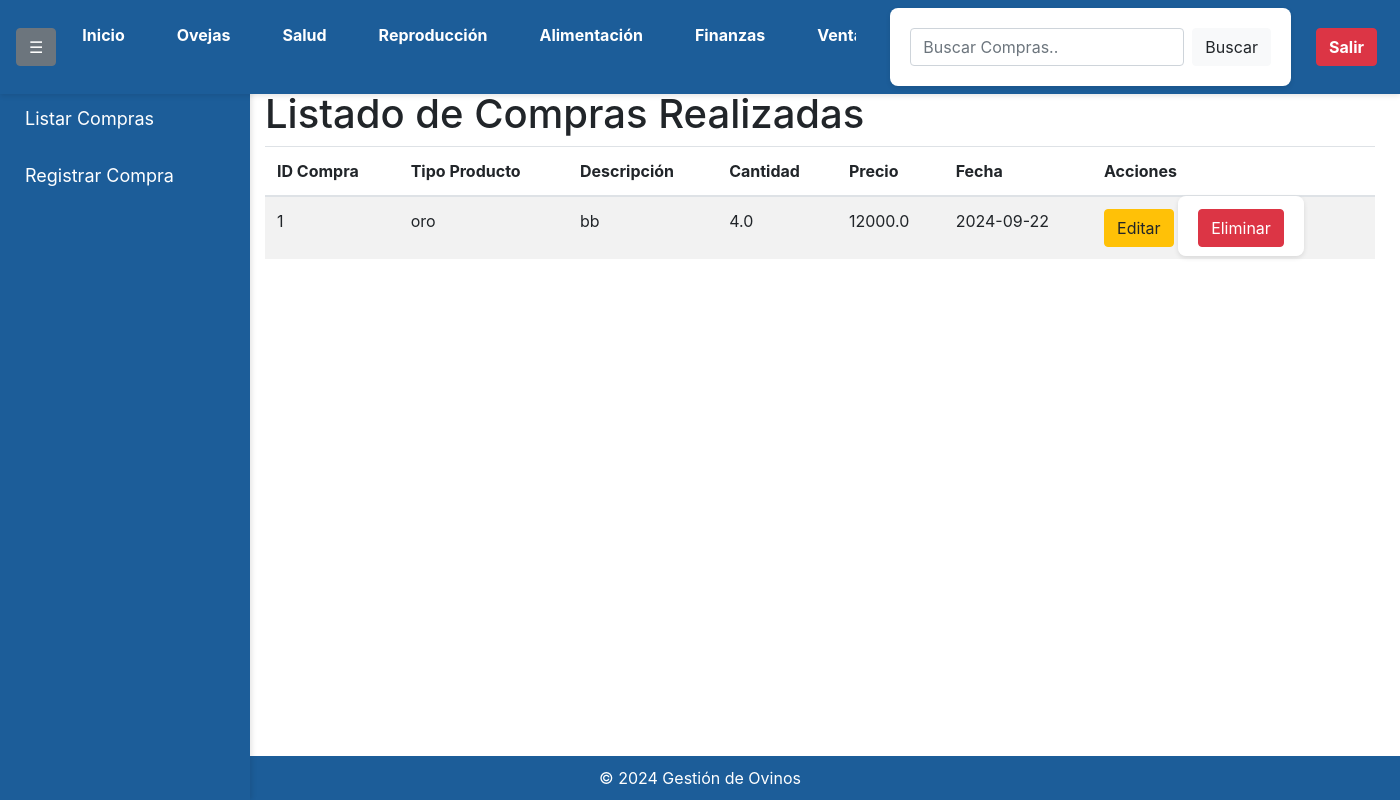
The app's page /listar_compras (signed in) with its own data.
### app/models.py (models this page shows)
class Compra(db.Model):
    id = db.Column(db.Integer, primary_key=True)
    tipo_producto = db.Column(db.String(50), nullable=False)
    descripcion = db.Column(db.Text, nullable=False)
    cantidad = db.Column(db.Float, nullable=False)
    precio = db.Column(db.Float, nullable=False)
    fecha = db.Column(db.Date, nullable=False)
    user_id = db.Column(db.Integer, db.ForeignKey('user.id'), nullable=False)
    user = db.relationship('User', backref='compras')

### app/routes.py (the view)
@app.route('/listar_compras')
@login_required
def listar_compra():
    compras = Compra.query.filter_by(user_id=current_user.id).all()
    return render_template('listar_compra.html', compras=compras)

### app/__init__.py (called while the page is built)
@login_manager.user_loader
def load_user(user_id):
    return User.query.get(int(user_id))

### app/templates/listar_compra.html (shortened to what this page needs)
<!DOCTYPE html>
<html lang="es">
<head>
    <link rel="stylesheet" href="{{ url_for('static', filename='styles.css') }}">
    <link rel="stylesheet" href="https://maxcdn.bootstrapcdn.com/bootstrap/4.5.2/css/bootstrap.min.css">
</head>
<body>
    <nav class="navbar navbar-expand-lg navbar-light">
        <div class="collapse navbar-collapse" id="navbarNav">
            <button class="btn btn-secondary ml-2" id="toggleSidebar">☰</button>
            <ul class="navbar-nav mr-auto">
                <li class="nav-item">
                    <a class="nav-link text-white" href="{{ url_for('index') }}">Inicio</a>
                </li>
                <li class="nav-item">
                    <a class="nav-link text-white" href="{{ url_for('oveja') }}">Ovejas</a>
                </li>
                <li class="nav-item">
                    <a class="nav-link text-white" href="{{ url_for('salud') }}">Salud</a>
                </li>
                <li class="nav-item">
                    <a class="nav-link text-white" href="{{ url_for('reproduccion') }}">Reproducción</a>
                </li>
                <li class="nav-item">
                    <a class="nav-link text-white" href="{{ url_for('alimentacion') }}">Alimentación</a>
                </li>
                <li class="nav-item">
                    <a class="nav-link text-white" href="{{ url_for('finanzas') }}">Finanzas</a>
                </li>
                <li class="nav-item">
                    <a class="nav-link text-white" href="{{ url_for('venta') }}">Ventas</a>
                </li>
            </ul>
            <form class="form-inline my-2 my-lg-0" method="GET" action="{{ url_for('listar_compra') }}">
                <input class="form-control mr-sm-2" type="search" name="search" placeholder="Buscar Compras.." aria-label="Search" value="{{ request.args.get('search', '') }}">
                <button class="btn btn-light my-2 my-sm-0" type="submit">Buscar</button>
            </form>
            <a href="{{ url_for('logout') }}" class="btn btn-danger ml-2">Salir</a>
        </div>
    </nav>
    <div class="sidebar" id="sidebar">
        <ul class="nav flex-column">
            <li class="nav-item">
                <a class="nav-link text-white" href="{{ url_for('listar_compra') }}">Listar Compras</a>
            </li>
            <li class="nav-item">
                <a class="nav-link text-white" href="{{ url_for('registrar_compra') }}">Registrar Compra</a>
            </li>
        </ul>
    </div>
    <div class="container mt-3">
        <h1 style="margin-top: 70px;">Listado de Compras Realizadas</h1>
        <table class="table table-striped">
            <thead>
                <tr>
                    <th>ID Compra</th>
                    <th>Tipo Producto</th>
                    <th>Descripción</th>
                    <th>Cantidad</th>
                    <th>Precio</th>
                    <th>Fecha</th>
                    <th>Acciones</th>
                </tr>
            </thead>
            <tbody>
                {% for compra in compras %}
                    <tr>
                        <td>{{ compra.id }}</td>
                        <td>{{ compra.tipo_producto }}</td>
                        <td>{{ compra.descripcion }}</td>
                        <td>{{ compra.cantidad }}</td>
                        <td>{{ compra.precio }}</td>
                        <td>{{ compra.fecha.strftime('%Y-%m-%d') }}</td>
                        <td>
                            <a href="{{ url_for('editar_compra', id=compra.id) }}" class="btn btn-warning">Editar</a>
                            <form action="{{ url_for('eliminar_compra', id=compra.id) }}" method="POST" style="display:inline;">
                                <button type="submit" class="btn btn-danger" onclick="return confirm('¿Estás seguro de que deseas eliminar este registro?');">Eliminar</button>
                            </form>
                        </td>
                    </tr>
                {% endfor %}
            </tbody>
        </table>
    </div>
    <footer class="text-center mt-4">
        &copy; 2024 Gestión de Ovinos
    </footer>
</body>
</html>

### app/static/styles.css (style rules this page uses)
body { font-family: 'Arial', sans-serif; background-color: #f0f2f5; color: #333; margin: 0; padding: 0; padding-top: 20px; }
.navbar { background-color: #1c5d99; padding: 10px 20px; text-align: center; box-shadow: 0 2px 5px rgba(0, 0, 0, 0.1); position: fixed; top: 0; left: 0; width: 100%; z-index: 1000; }
.navbar a { color: #ffffff; text-decoration: none; margin: 0 15px; font-weight: bold; }
.sidebar { height: calc(100vh - 35px); width: 250px; position: fixed; top: 35px; right: 0; background-color: #1c5d99; padding-top: 20px; box-shadow: 2px 0 5px rgba(0, 0, 0, 0.1); overflow-y: auto; z-index: 900; }
.sidebar a { padding: 15px 25px; text-decoration: none; font-size: 18px; color: #ffffff; display: block; transition: 0.3s; }
form { max-width: 500px; margin: 20px auto; padding: 20px; background-color: #ffffff; border-radius: 8px; box-shadow: 0 2px 5px rgba(0, 0, 0, 0.1); }
.btn { display: inline-block; padding: 10px 15px; background-color: #1c5d99; color: white; text-decoration: none; border-radius: 5px; font-weight: bold; text-align: center; }
footer { background-color: #1c5d99; color: white; text-align: center; padding: 10px; position: fixed; bottom: 0; width: calc(100%); right: 0; z-index: 850; }

### app/templates/listar_compra.html (style rules this page uses)
.sidebar { height: calc(100% - 70px); width: 250px; position: fixed; top: 70px; left: 0; background-color: #1c5d99; transition: margin-left 0.3s; }
.container { margin-left: 250px; transition: margin-left 0.3s; }
.navbar { padding: 0.5rem 0.5rem; position: fixed; width: 100%; z-index: 1000; background-color: #1c5d99; }
.navbar-nav .nav-item { margin: 0 3px; }
.navbar-nav { max-width: 800px; overflow-x: auto; }

### records on screen
Compra: id "1", tipo_producto "oro", descripcion "bb", cantidad "4.0", precio "12000.0", fecha "2024-09-22"
